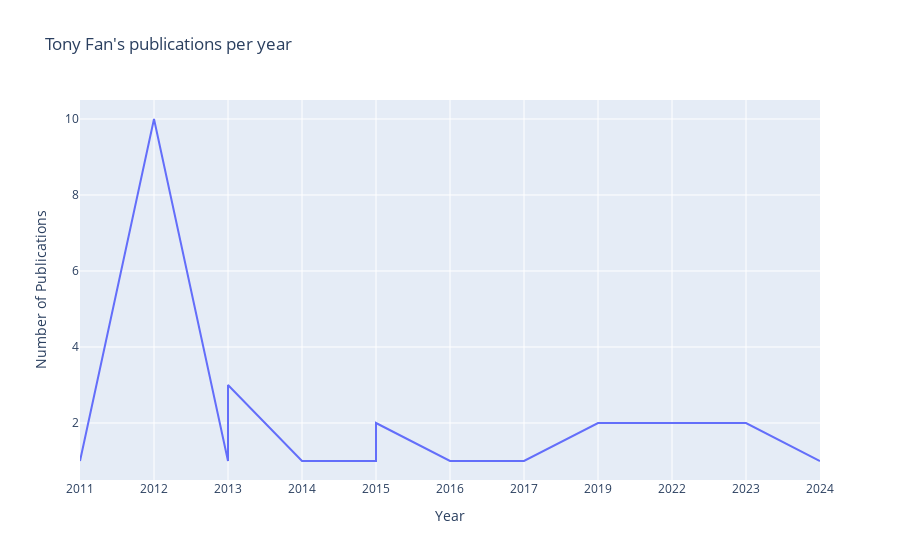

Notebook source saved alongside this figure:
### Code cell
tony_line.show()

### Figure 1 — Plotly figure (JSON) as saved in the notebook; plotly's stock layout.template omitted (floating-point values rounded to 4 significant figures)
{"data": [{"hovertemplate": "Year=%{x}<br>Number of Publications=%{y}<extra></extra>", "legendgroup": "", "line": {"color": "#636efa", "dash": "solid"}, "marker": {"symbol": "circle"}, "mode": "lines", "name": "", "orientation": "v", "showlegend": false, "type": "scatter", "x": ["2011", "2012", "2013", "2013", "2014", "2015", "2015", "2015", "2016", "2017", "2017", "2019", "2022", "2023", "2024"], "xaxis": "x", "y": [1, 10, 1, 3, 1, 1, 1, 2, 1, 1, 1, 2, 2, 2, 1], "yaxis": "y"}], "layout": {"autosize": true, "legend": {"tracegroupgap": 0}, "title": {"text": "Tony Fan's publications per year"}, "xaxis": {"anchor": "y", "autorange": true, "domain": [0, 1], "range": [0, 10], "title": {"text": "Year"}, "type": "category"}, "yaxis": {"anchor": "x", "autorange": true, "domain": [0, 1], "range": [0.5, 10.5], "title": {"text": "Number of Publications"}, "type": "linear"}}}
